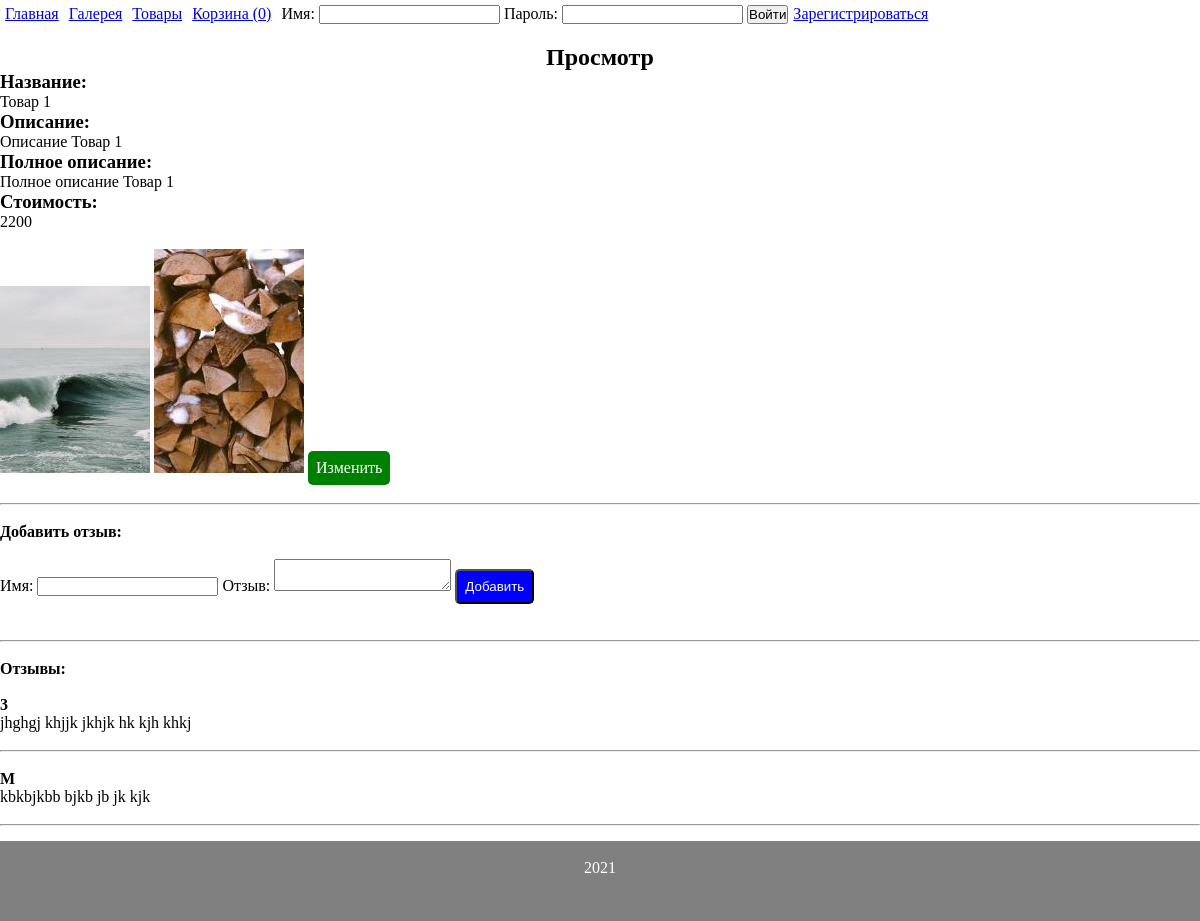
/item/1, run on an earlier commit of the app's database.
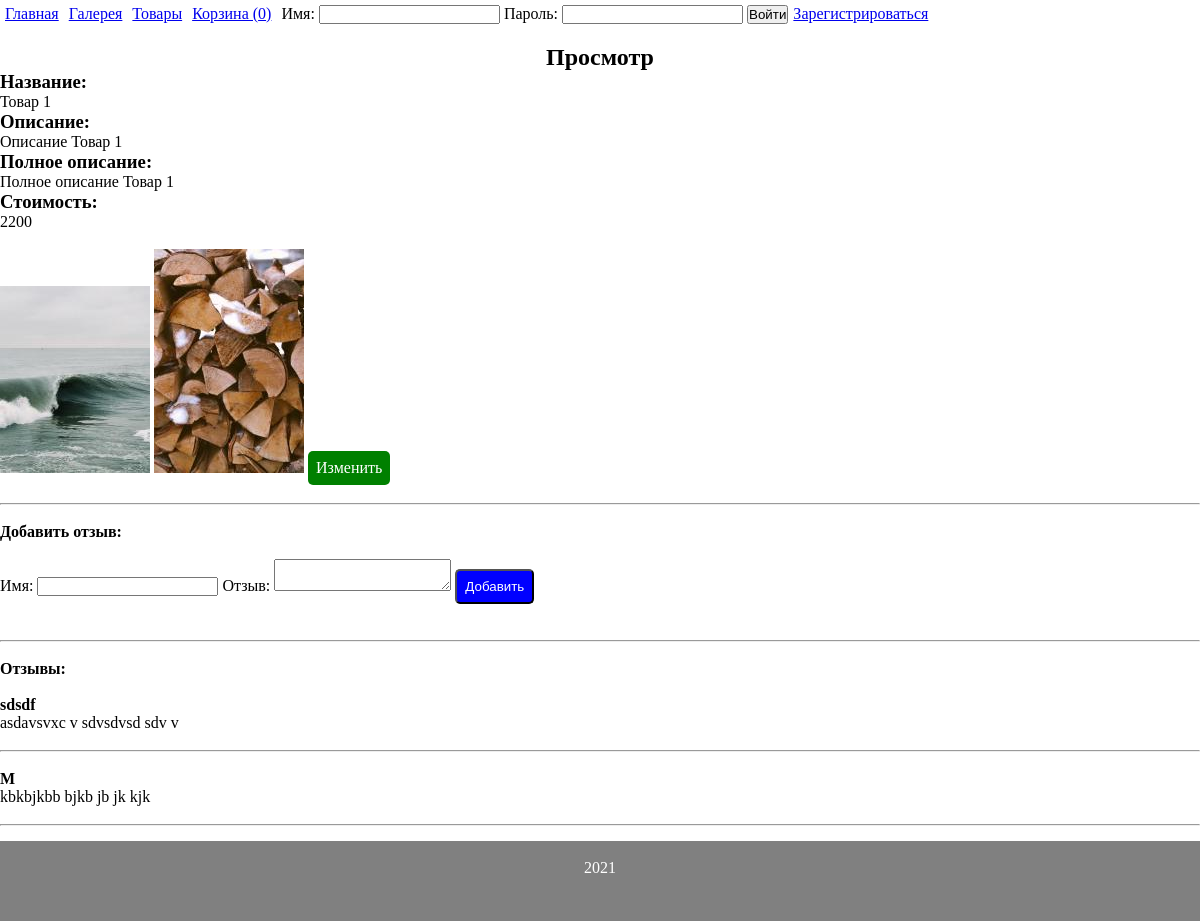
And on a later commit of the database.
### tables this page shows
CREATE TABLE `pictures` (
  `id` int(11) NOT NULL,
  `id_products` int(11) NOT NULL,
  `image` mediumtext NOT NULL,
  `size` int(11) NOT NULL
);

CREATE TABLE `feedbacks` (
  `id` int(11) NOT NULL,
  `id_products` int(11) NOT NULL,
  `name` mediumtext NOT NULL,
  `feedback` text NOT NULL
);

### engine/db_connections.php (called while the page is built, shortened)
<?php
function getConnect() {
    static $db = null;
    if (is_null($db)) {
        $db = @mysqli_connect(DB_HOST . ':' . DB_PORT, DB_USERNAME, DB_PASSWORD, DB_DATABASE) or die("Ошибка " . mysqli_connect_error());
    }
    return $db;
}
function getDBRequest($request) {
    $res = @mysqli_query(getConnect(), $request) or die(mysqli_error(getConnect()));
    if ($res === true) {
        $row = true;
    } else if (isset($res->num_rows)) {
        $row = mysqli_fetch_all($res, MYSQLI_ASSOC);
    } else {
        $row = false;
    }
    return $row;
}

### models/users.php (called while the page is built, shortened)
<?
function secUser($user = null) {
    (is_null($user)) ? $user = $_POST['username'] : true;
    return strip_tags(htmlspecialchars(mysqli_real_escape_string(getConnect(), $user)));
}
function is_admin($user) {
    $user = secUser($user);
    $role = getDBRequest("SELECT role FROM users WHERE username='{$user}'")[0];
    return password_verify('admin', $role['role']);
}

### models/products.php (called while the page is built, shortened)
<?php
function getOneItem($action, $id=null, $vars = null) {
    switch ($action) {
        case 'read':
            return getDBRequest("SELECT * FROM products WHERE id={$id}")[0];
    }
}
function getPicturesByProdId($id) {
    return getDBRequest("SELECT * FROM pictures WHERE id_products = '{$id}'");
}

### engine/controller.php (called while the page is built, shortened)
<?php
function prepareVariables($url_array) {
    if ($url_array['main_page'] == "") {
        $params['page'] = 'index';
    } else {
        $params['page'] = $url_array['main_page'];
    }
    $params['countP'] = countInBasket(session_id());
    $params['username'] = hasUser($_SESSION['username'])['username'];
    $params['layout'] = 'app';
    switch ($params['page']) {
        case 'item':
            $params['page'] = implode('/', ['catalog', $url_array['main_page']]);
            $id = (int) $url_array['product_id'];
            $params['item'] = getOneItem('read', $id);
            $params['feedbacks'] = getFeedbacksById($id);
            $params['pics'] = getPicturesByProdId($id);
            break;
    }
    return $params;
}

### models/feedbacks.php (called while the page is built, shortened)
<?php
function getFeedbacksById($idProd) {
    return getDBRequest("SELECT * FROM feedbacks WHERE id_products = {$idProd} ORDER BY id DESC");
}

### templates/catalog/item.php (the view, shortened to what this page needs)
<div class="titlePage">
    <h2>Просмотр</h2>
</div>
<div>
    <?php if(!empty($item['name'])): ?>
    <h3>Название:</h3>
        <div><?=$item["name"]?></div>
    <h3>Описание:</h3>
        <div><?=$item["description"]?></div>
    <h3>Полное описание:</h3>
        <div><?=$item["more_description"]?></div>
    <h3>Стоимость:</h3>
    <div><?=$item["price"]?></div>
    <br>
    <?php if (!empty($pics)):?>
    <?php foreach ($pics as $pic):?>
        <img src="/img/products/tmb/<?=$pic['image']?>">
    <?php endforeach;?>
    <?php endif;?>
    <a href="/edit-item/<?=$item['id']?>" class="btn-green">Изменить</a>
    <br><br>
    <hr>
    <br>
    <h4>Добавить отзыв:</h4><br>
    <form action="/item/<?=$item['id']?>" method="post">
        <label for="name">Имя:</label>
        <input type="text" name="name" value="<?php if(!empty($feed)) echo $feed['name']?>">
        <label for="feedback">Отзыв:</label>
        <textarea name="feedback"><?php if(!empty($feed)) echo $feed['feedback']?></textarea>
        <button type="submit" class="btn-blue">
        <?php if(!empty($feed)): ?>
            Изменить
        <?php else: ?>
            Добавить
        <?php endif; ?>
    </button>
    </form>
    <br><br>
    <hr>
    <br>
    <h4>Отзывы:</h4>
    <p>
        <?php if(!empty($feedbacks)): ?>
            <?php foreach($feedbacks as $feed): ?>
                <br>
                <div>
                    <h4><?=$feed['name']?></h4>
                    <p><?=$feed['feedback']?></p>
                </div>
                <br>
                <hr>
            <?php endforeach; ?>
        <?php else: ?>
            <div>Об этом товаре еще нет отзывов</div>
        <?php endif; ?>
    </p>
    <?php else: ?>
    <div>Такого товара не существует</div>
    <?php endif; ?>
</div>

### models/menu.php
<?php
function setMenu($arrMenu, $username) {
    $strOut = '<ul>';
        foreach ($arrMenu as $key) {
            if ((isset($key['role']) && is_admin($username)) || !isset($key['role'])) {
                $strOut .= "<li><a href=\"{$key['uri']}\">{$key['title']}</a>";
                if (isset($key['subitems'])) {
                    $strOut .= "<ul>";
                    $strOut .= setMenu($key['subitems'], $username);
                    $strOut .= "</ul>";
                }
                $strOut .= "</li>";
            }
        }
    $strOut .= '</ul>';
    return $strOut;
}

What changed in the data, as far as the page shows it:
removed feedbacks: name "3", feedback "jhghgj khjjk jkhjk hk kjh khkj"
added feedbacks: name "sdsdf", feedback "asdavsvxc v sdvsdvsd sdv v"
